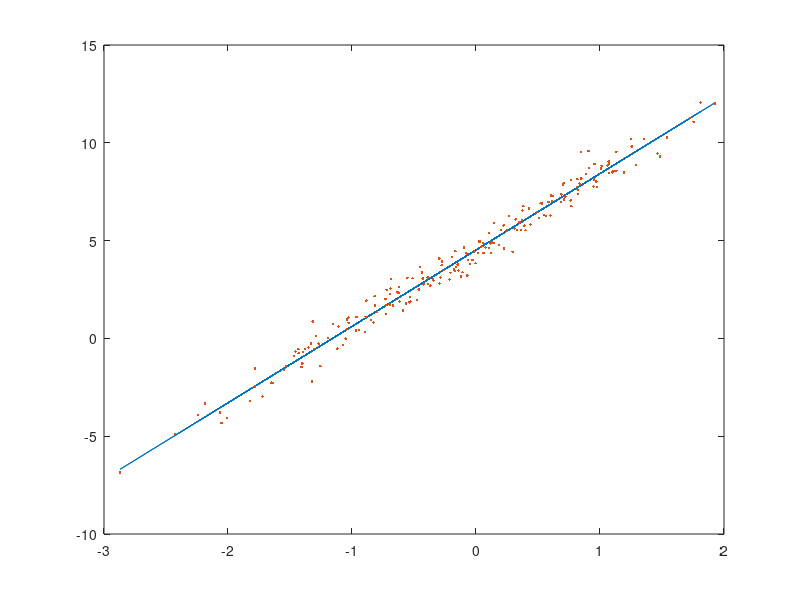
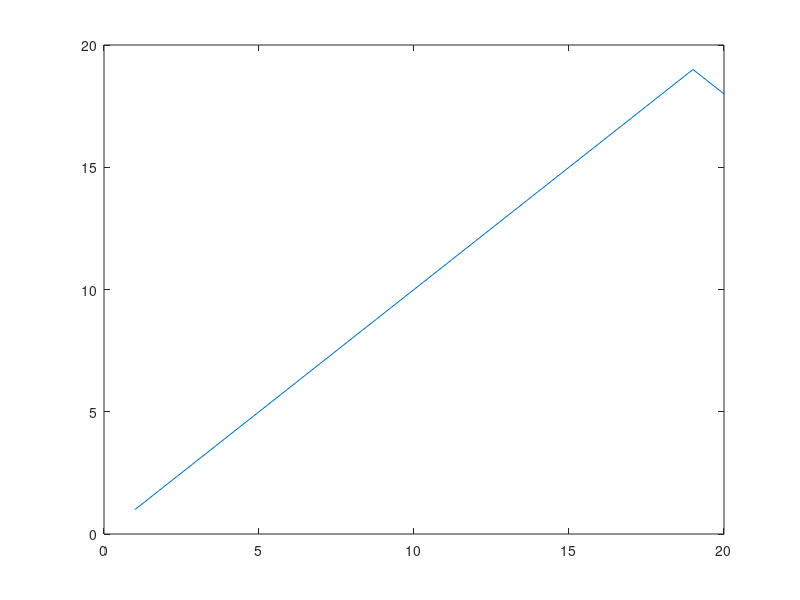

Write the MATLAB code that produced these figures, in order. (Note: this script raises an error after producing the figures.)
% Simple Matlab Tutorial
%
% Comments: Everything to the right of the % sign is ignored by Matlab
%


clc;            %clears everthing in the command window (not necessary)
clear all;      %removes everything out of memory
                %ensures that everything will be defined in the program
                %you obviously do not always want to use this
                
x1 = 2;         %sets x1 equal to 2
x2 = 2          %sets xs equal to 2 and reports that x2=2 on the screen
                %with the ; you suppress (typically) output
                
%
% Creating stuff
%

y1 = ones(4,3);  % creates a 4x3 matrix with ones;
y2 = zeros(4,4);
y3 = eye(4);     % creates a 7x7 identify matrix;

z1 = [ y1 y2 ];  % horizontally appends two elements;
z2 = [ y2 y3 ];  % vertically appends two elements;

z3 = [ 4 6 8; 5 9 2]; % directly creates a 2x3 matrix


%
% Element by element operation of vectors/matrices
%

x1 = 5*ones(5,1); % redefines x1 (typically you get a warning tilde)
x2 = 7*ones(5,1);
x3 = x1*x2';      % standard multiplication of 5x1 times 1x5 matrix
x3 = x1.*x2;      % creates a 5x1 vector multiply element by element
                  % x1*x2 would not be allowed
x3 = x1.^2        % squares each element of x1
                  % x1^2 would not be allowed
% x3 = fcn1(x1,x2); % fcn1 is an external function defined for multiplication

%
% Creating a grid
%

k_low   = 80;
k_high  = 120;
k_nodes = 101;
k_step  = (k_high-k_low)/(k_nodes-1);
k_grid  = (k_low:k_step:k_high);

z_low   = -0.3;
z_high  =  0.3;
z_nodes =   21;
z_step  = (z_high-z_low)/(z_nodes-1);
z_grid  = (z_low:z_step:z_high);

% 
% Random numbers
%

seed = 21021010;       % number to initialize random number generator
randn('state', seed);  % initializes random number generator
x = randn(100,1);      % generates vector with 100x1 N(0,1) random numbers

%
% Regression
%

X    = [ ones(200,1) randn(200,1) ];  % Note that X and x are not the same
u    = 0.5*randn(200,1);
beta = [ 4.56 3.89]';
y    = X*beta+u;

beta_est = inv(X'*X)*X'*y;
y_fit    = X*beta_est;

[beta beta_est]       % simple and ugly way to get this info on the screen

plot(X(:,2),y_fit,X(:,2),y,'Marker','.','LineStyle','none');

pause
%
% If/then & loops
%

for i = 1:20
    
    z1 = (1:1:20);
    z2 = z1;
    if i < 10
        z2(1:i) = z2(1:i) + 2;
    else
        z2(i) = z2(i) - 2;
    end
    figure(2)    % this opens a new figure window, without it the plot 
                 % would occur in the last figure window and overwrite 
                 % stuff in it
    plot(z1,z2)
    pause        % gives you a chance to look at the figure
end

%
% reading and writing
%

save Xdata.dat X -ASCII   % generates a generic output file
load Xdata.dat            % uploads the numbers in Xdata.dat and calls them
                          % Xdata
save tutorialoutput X y   % saves X & y (both the names and data into
                          % a Matlab *.mat file

clear all                 % throws everything out of memory

load tutorialoutput       % pulls everything in tutorial.mat into memory

 
                          